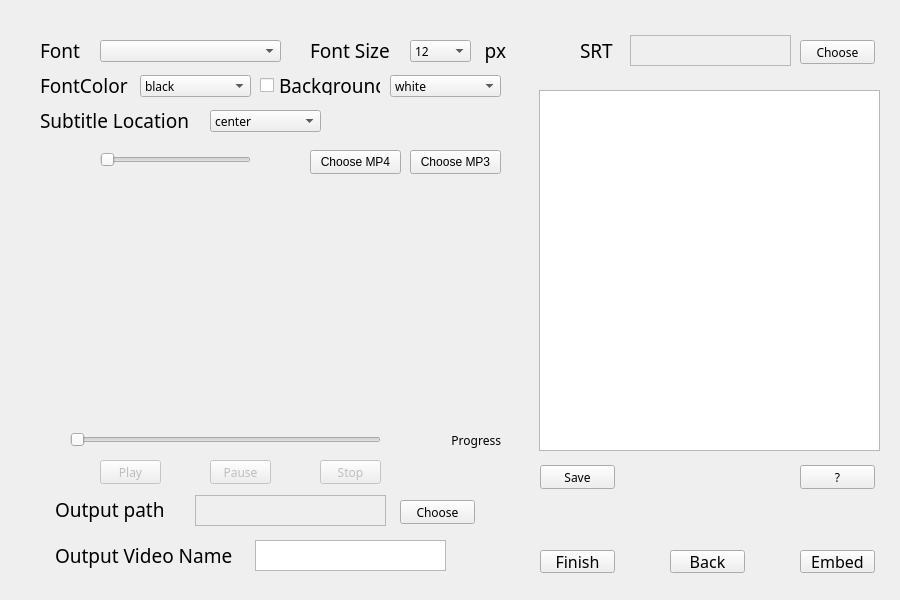
<?xml version="1.0" encoding="UTF-8"?>
<ui version="4.0">
 <class>SRT_edit_form</class>
 <widget class="QMainWindow" name="SRT_edit_form">
  <property name="enabled">
   <bool>true</bool>
  </property>
  <property name="geometry">
   <rect>
    <x>0</x>
    <y>0</y>
    <width>900</width>
    <height>600</height>
   </rect>
  </property>
  <property name="windowTitle">
   <string>MainWindow</string>
  </property>
  <widget class="QWidget" name="centralwidget">
   <widget class="QTextEdit" name="OutName_text">
    <property name="geometry">
     <rect>
      <x>255</x>
      <y>540</y>
      <width>191</width>
      <height>31</height>
     </rect>
    </property>
    <property name="font">
     <font>
      <family>MV Boli</family>
     </font>
    </property>
   </widget>
   <widget class="QLabel" name="Output_Video_Name">
    <property name="geometry">
     <rect>
      <x>55</x>
      <y>540</y>
      <width>191</width>
      <height>31</height>
     </rect>
    </property>
    <property name="font">
     <font>
      <family>MV Boli</family>
      <pointsize>14</pointsize>
     </font>
    </property>
    <property name="text">
     <string>Output Video Name</string>
    </property>
    <property name="textFormat">
     <enum>Qt::PlainText</enum>
    </property>
   </widget>
   <widget class="QPushButton" name="Return_btn">
    <property name="geometry">
     <rect>
      <x>670</x>
      <y>550</y>
      <width>75</width>
      <height>23</height>
     </rect>
    </property>
    <property name="font">
     <font>
      <family>MV Boli</family>
      <pointsize>12</pointsize>
     </font>
    </property>
    <property name="text">
     <string>Back</string>
    </property>
   </widget>
   <widget class="QPushButton" name="Finish_btn">
    <property name="geometry">
     <rect>
      <x>540</x>
      <y>550</y>
      <width>75</width>
      <height>23</height>
     </rect>
    </property>
    <property name="font">
     <font>
      <family>MV Boli</family>
      <pointsize>12</pointsize>
     </font>
    </property>
    <property name="text">
     <string>Finish</string>
    </property>
    <property name="shortcut">
     <string>Esc</string>
    </property>
   </widget>
   <widget class="QLabel" name="Output_path">
    <property name="geometry">
     <rect>
      <x>55</x>
      <y>494</y>
      <width>121</width>
      <height>31</height>
     </rect>
    </property>
    <property name="font">
     <font>
      <family>MV Boli</family>
      <pointsize>14</pointsize>
     </font>
    </property>
    <property name="text">
     <string>Output path</string>
    </property>
    <property name="textFormat">
     <enum>Qt::PlainText</enum>
    </property>
   </widget>
   <widget class="QTextEdit" name="SrtName_text">
    <property name="enabled">
     <bool>false</bool>
    </property>
    <property name="geometry">
     <rect>
      <x>630</x>
      <y>35</y>
      <width>161</width>
      <height>31</height>
     </rect>
    </property>
    <property name="font">
     <font>
      <family>MV Boli</family>
     </font>
    </property>
   </widget>
   <widget class="QPushButton" name="Embed_btn">
    <property name="geometry">
     <rect>
      <x>800</x>
      <y>550</y>
      <width>75</width>
      <height>23</height>
     </rect>
    </property>
    <property name="font">
     <font>
      <family>MV Boli</family>
      <pointsize>12</pointsize>
     </font>
    </property>
    <property name="text">
     <string>Embed</string>
    </property>
   </widget>
   <widget class="QLabel" name="SRT">
    <property name="geometry">
     <rect>
      <x>580</x>
      <y>35</y>
      <width>41</width>
      <height>31</height>
     </rect>
    </property>
    <property name="font">
     <font>
      <family>MV Boli</family>
      <pointsize>14</pointsize>
     </font>
    </property>
    <property name="text">
     <string>SRT</string>
    </property>
    <property name="textFormat">
     <enum>Qt::PlainText</enum>
    </property>
   </widget>
   <widget class="QTextEdit" name="Path_text">
    <property name="enabled">
     <bool>false</bool>
    </property>
    <property name="geometry">
     <rect>
      <x>195</x>
      <y>495</y>
      <width>191</width>
      <height>31</height>
     </rect>
    </property>
    <property name="font">
     <font>
      <family>MV Boli</family>
     </font>
    </property>
   </widget>
   <widget class="QPushButton" name="Folder_btn">
    <property name="geometry">
     <rect>
      <x>800</x>
      <y>40</y>
      <width>75</width>
      <height>24</height>
     </rect>
    </property>
    <property name="font">
     <font>
      <family>MV Boli</family>
     </font>
    </property>
    <property name="text">
     <string>Choose</string>
    </property>
   </widget>
   <widget class="QPushButton" name="PathFind_btn">
    <property name="geometry">
     <rect>
      <x>400</x>
      <y>500</y>
      <width>75</width>
      <height>24</height>
     </rect>
    </property>
    <property name="font">
     <font>
      <family>MV Boli</family>
     </font>
    </property>
    <property name="text">
     <string>Choose</string>
    </property>
   </widget>
   <widget class="QPlainTextEdit" name="SRT_content_plain">
    <property name="geometry">
     <rect>
      <x>539</x>
      <y>90</y>
      <width>341</width>
      <height>361</height>
     </rect>
    </property>
    <property name="font">
     <font>
      <family>MV Boli</family>
     </font>
    </property>
   </widget>
   <widget class="QPushButton" name="SaveAs_btn">
    <property name="geometry">
     <rect>
      <x>540</x>
      <y>465</y>
      <width>75</width>
      <height>24</height>
     </rect>
    </property>
    <property name="font">
     <font>
      <family>MV Boli</family>
     </font>
    </property>
    <property name="text">
     <string>Save</string>
    </property>
    <property name="shortcut">
     <string>Ctrl+S</string>
    </property>
   </widget>
   <widget class="QPushButton" name="Play_sounds_btn">
    <property name="enabled">
     <bool>false</bool>
    </property>
    <property name="geometry">
     <rect>
      <x>100</x>
      <y>460</y>
      <width>61</width>
      <height>24</height>
     </rect>
    </property>
    <property name="font">
     <font>
      <family>MV Boli</family>
     </font>
    </property>
    <property name="text">
     <string>Play</string>
    </property>
    <property name="shortcut">
     <string>Ctrl+Q</string>
    </property>
   </widget>
   <widget class="QLabel" name="Sub_location">
    <property name="geometry">
     <rect>
      <x>40</x>
      <y>105</y>
      <width>161</width>
      <height>31</height>
     </rect>
    </property>
    <property name="font">
     <font>
      <family>MV Boli</family>
      <pointsize>14</pointsize>
     </font>
    </property>
    <property name="text">
     <string>Subtitle Location</string>
    </property>
    <property name="textFormat">
     <enum>Qt::PlainText</enum>
    </property>
   </widget>
   <widget class="QLabel" name="Font">
    <property name="geometry">
     <rect>
      <x>40</x>
      <y>35</y>
      <width>41</width>
      <height>31</height>
     </rect>
    </property>
    <property name="font">
     <font>
      <family>MV Boli</family>
      <pointsize>14</pointsize>
     </font>
    </property>
    <property name="text">
     <string>Font</string>
    </property>
    <property name="textFormat">
     <enum>Qt::PlainText</enum>
    </property>
   </widget>
   <widget class="QComboBox" name="Font_combo">
    <property name="geometry">
     <rect>
      <x>100</x>
      <y>40</y>
      <width>181</width>
      <height>22</height>
     </rect>
    </property>
    <property name="font">
     <font>
      <family>MV Boli</family>
     </font>
    </property>
   </widget>
   <widget class="QComboBox" name="Location_combo">
    <property name="geometry">
     <rect>
      <x>210</x>
      <y>110</y>
      <width>111</width>
      <height>22</height>
     </rect>
    </property>
    <property name="font">
     <font>
      <family>MV Boli</family>
     </font>
    </property>
    <item>
     <property name="text">
      <string>center</string>
     </property>
    </item>
    <item>
     <property name="text">
      <string>top</string>
     </property>
    </item>
    <item>
     <property name="text">
      <string>left</string>
     </property>
    </item>
    <item>
     <property name="text">
      <string>bottom</string>
     </property>
    </item>
    <item>
     <property name="text">
      <string>right</string>
     </property>
    </item>
   </widget>
   <widget class="QLabel" name="label">
    <property name="geometry">
     <rect>
      <x>380</x>
      <y>430</y>
      <width>121</width>
      <height>20</height>
     </rect>
    </property>
    <property name="font">
     <font>
      <family>MV Boli</family>
     </font>
    </property>
    <property name="text">
     <string>Progress</string>
    </property>
    <property name="alignment">
     <set>Qt::AlignRight|Qt::AlignTrailing|Qt::AlignVCenter</set>
    </property>
   </widget>
   <widget class="QPushButton" name="Pause_btn">
    <property name="enabled">
     <bool>false</bool>
    </property>
    <property name="geometry">
     <rect>
      <x>210</x>
      <y>460</y>
      <width>61</width>
      <height>24</height>
     </rect>
    </property>
    <property name="font">
     <font>
      <family>MV Boli</family>
     </font>
    </property>
    <property name="text">
     <string>Pause</string>
    </property>
    <property name="shortcut">
     <string>Ctrl+W</string>
    </property>
   </widget>
   <widget class="QPushButton" name="Stop_btn">
    <property name="enabled">
     <bool>false</bool>
    </property>
    <property name="geometry">
     <rect>
      <x>320</x>
      <y>460</y>
      <width>61</width>
      <height>24</height>
     </rect>
    </property>
    <property name="font">
     <font>
      <family>MV Boli</family>
     </font>
    </property>
    <property name="text">
     <string>Stop</string>
    </property>
    <property name="shortcut">
     <string>Ctrl+E</string>
    </property>
   </widget>
   <widget class="QSlider" name="horizontalSlider">
    <property name="geometry">
     <rect>
      <x>70</x>
      <y>430</y>
      <width>311</width>
      <height>20</height>
     </rect>
    </property>
    <property name="font">
     <font>
      <family>MV Boli</family>
     </font>
    </property>
    <property name="orientation">
     <enum>Qt::Horizontal</enum>
    </property>
   </widget>
   <widget class="QPushButton" name="Choosemp4_btn">
    <property name="geometry">
     <rect>
      <x>310</x>
      <y>150</y>
      <width>91</width>
      <height>24</height>
     </rect>
    </property>
    <property name="text">
     <string>Choose MP4</string>
    </property>
   </widget>
   <widget class="QPushButton" name="Choosemp3_btn">
    <property name="geometry">
     <rect>
      <x>410</x>
      <y>150</y>
      <width>91</width>
      <height>24</height>
     </rect>
    </property>
    <property name="text">
     <string>Choose MP3</string>
    </property>
   </widget>
   <widget class="QLabel" name="px">
    <property name="geometry">
     <rect>
      <x>480</x>
      <y>35</y>
      <width>31</width>
      <height>31</height>
     </rect>
    </property>
    <property name="font">
     <font>
      <family>MV Boli</family>
      <pointsize>14</pointsize>
     </font>
    </property>
    <property name="text">
     <string>px </string>
    </property>
    <property name="textFormat">
     <enum>Qt::PlainText</enum>
    </property>
    <property name="alignment">
     <set>Qt::AlignRight|Qt::AlignTrailing|Qt::AlignVCenter</set>
    </property>
   </widget>
   <widget class="QLabel" name="FontSize">
    <property name="geometry">
     <rect>
      <x>310</x>
      <y>35</y>
      <width>91</width>
      <height>31</height>
     </rect>
    </property>
    <property name="font">
     <font>
      <family>MV Boli</family>
      <pointsize>14</pointsize>
     </font>
    </property>
    <property name="text">
     <string>Font Size</string>
    </property>
    <property name="textFormat">
     <enum>Qt::PlainText</enum>
    </property>
   </widget>
   <widget class="QLabel" name="FontColor">
    <property name="geometry">
     <rect>
      <x>40</x>
      <y>70</y>
      <width>91</width>
      <height>31</height>
     </rect>
    </property>
    <property name="font">
     <font>
      <family>MV Boli</family>
      <pointsize>14</pointsize>
     </font>
    </property>
    <property name="text">
     <string>FontColor</string>
    </property>
    <property name="textFormat">
     <enum>Qt::PlainText</enum>
    </property>
   </widget>
   <widget class="QComboBox" name="Color_combo">
    <property name="geometry">
     <rect>
      <x>140</x>
      <y>75</y>
      <width>111</width>
      <height>22</height>
     </rect>
    </property>
    <property name="font">
     <font>
      <family>MV Boli</family>
     </font>
    </property>
    <item>
     <property name="text">
      <string>black</string>
     </property>
    </item>
    <item>
     <property name="text">
      <string>white</string>
     </property>
    </item>
    <item>
     <property name="text">
      <string>red</string>
     </property>
    </item>
    <item>
     <property name="text">
      <string>orange</string>
     </property>
    </item>
    <item>
     <property name="text">
      <string>purple</string>
     </property>
    </item>
    <item>
     <property name="text">
      <string>pink</string>
     </property>
    </item>
    <item>
     <property name="text">
      <string>yellow</string>
     </property>
    </item>
    <item>
     <property name="text">
      <string>blue</string>
     </property>
    </item>
    <item>
     <property name="text">
      <string>green</string>
     </property>
    </item>
   </widget>
   <widget class="QComboBox" name="BG_combo">
    <property name="geometry">
     <rect>
      <x>390</x>
      <y>75</y>
      <width>111</width>
      <height>22</height>
     </rect>
    </property>
    <property name="font">
     <font>
      <family>MV Boli</family>
     </font>
    </property>
    <item>
     <property name="text">
      <string>white</string>
     </property>
    </item>
    <item>
     <property name="text">
      <string>black</string>
     </property>
    </item>
    <item>
     <property name="text">
      <string>red</string>
     </property>
    </item>
    <item>
     <property name="text">
      <string>orange</string>
     </property>
    </item>
    <item>
     <property name="text">
      <string>purple</string>
     </property>
    </item>
    <item>
     <property name="text">
      <string>pink</string>
     </property>
    </item>
    <item>
     <property name="text">
      <string>yellow</string>
     </property>
    </item>
    <item>
     <property name="text">
      <string>blue</string>
     </property>
    </item>
    <item>
     <property name="text">
      <string>green</string>
     </property>
    </item>
   </widget>
   <widget class="QComboBox" name="FontSize_combo">
    <property name="geometry">
     <rect>
      <x>410</x>
      <y>40</y>
      <width>61</width>
      <height>22</height>
     </rect>
    </property>
    <property name="font">
     <font>
      <family>MV Boli</family>
     </font>
    </property>
    <item>
     <property name="text">
      <string>12</string>
     </property>
    </item>
    <item>
     <property name="text">
      <string>15</string>
     </property>
    </item>
    <item>
     <property name="text">
      <string>18</string>
     </property>
    </item>
    <item>
     <property name="text">
      <string>20</string>
     </property>
    </item>
    <item>
     <property name="text">
      <string>22</string>
     </property>
    </item>
    <item>
     <property name="text">
      <string>25</string>
     </property>
    </item>
    <item>
     <property name="text">
      <string>28</string>
     </property>
    </item>
    <item>
     <property name="text">
      <string>30</string>
     </property>
    </item>
    <item>
     <property name="text">
      <string>32</string>
     </property>
    </item>
    <item>
     <property name="text">
      <string>35</string>
     </property>
    </item>
    <item>
     <property name="text">
      <string>38</string>
     </property>
    </item>
    <item>
     <property name="text">
      <string>40</string>
     </property>
    </item>
    <item>
     <property name="text">
      <string>42</string>
     </property>
    </item>
    <item>
     <property name="text">
      <string>45</string>
     </property>
    </item>
    <item>
     <property name="text">
      <string>48</string>
     </property>
    </item>
    <item>
     <property name="text">
      <string>50</string>
     </property>
    </item>
    <item>
     <property name="text">
      <string>52</string>
     </property>
    </item>
    <item>
     <property name="text">
      <string>55</string>
     </property>
    </item>
    <item>
     <property name="text">
      <string>58</string>
     </property>
    </item>
    <item>
     <property name="text">
      <string>60</string>
     </property>
    </item>
    <item>
     <property name="text">
      <string>62</string>
     </property>
    </item>
    <item>
     <property name="text">
      <string>65</string>
     </property>
    </item>
    <item>
     <property name="text">
      <string>68</string>
     </property>
    </item>
    <item>
     <property name="text">
      <string>70</string>
     </property>
    </item>
    <item>
     <property name="text">
      <string>72</string>
     </property>
    </item>
    <item>
     <property name="text">
      <string>75</string>
     </property>
    </item>
    <item>
     <property name="text">
      <string>78</string>
     </property>
    </item>
    <item>
     <property name="text">
      <string>80</string>
     </property>
    </item>
    <item>
     <property name="text">
      <string>72</string>
     </property>
    </item>
    <item>
     <property name="text">
      <string>75</string>
     </property>
    </item>
    <item>
     <property name="text">
      <string>78</string>
     </property>
    </item>
    <item>
     <property name="text">
      <string>80</string>
     </property>
    </item>
    <item>
     <property name="text">
      <string>82</string>
     </property>
    </item>
    <item>
     <property name="text">
      <string>85</string>
     </property>
    </item>
    <item>
     <property name="text">
      <string>88</string>
     </property>
    </item>
    <item>
     <property name="text">
      <string>90</string>
     </property>
    </item>
    <item>
     <property name="text">
      <string>92</string>
     </property>
    </item>
    <item>
     <property name="text">
      <string>95</string>
     </property>
    </item>
    <item>
     <property name="text">
      <string>98</string>
     </property>
    </item>
    <item>
     <property name="text">
      <string>100</string>
     </property>
    </item>
   </widget>
   <widget class="QCheckBox" name="Background_check">
    <property name="geometry">
     <rect>
      <x>260</x>
      <y>75</y>
      <width>121</width>
      <height>20</height>
     </rect>
    </property>
    <property name="font">
     <font>
      <family>MV Boli</family>
      <pointsize>14</pointsize>
     </font>
    </property>
    <property name="text">
     <string>Background</string>
    </property>
   </widget>
   <widget class="QPushButton" name="info">
    <property name="geometry">
     <rect>
      <x>800</x>
      <y>465</y>
      <width>75</width>
      <height>24</height>
     </rect>
    </property>
    <property name="font">
     <font>
      <family>MV Boli</family>
     </font>
    </property>
    <property name="text">
     <string>?</string>
    </property>
   </widget>
   <widget class="QSlider" name="volume_slider">
    <property name="geometry">
     <rect>
      <x>100</x>
      <y>150</y>
      <width>151</width>
      <height>20</height>
     </rect>
    </property>
    <property name="font">
     <font>
      <family>MV Boli</family>
     </font>
    </property>
    <property name="orientation">
     <enum>Qt::Horizontal</enum>
    </property>
   </widget>
   <zorder>SrtName_text</zorder>
   <zorder>OutName_text</zorder>
   <zorder>Output_Video_Name</zorder>
   <zorder>Return_btn</zorder>
   <zorder>Finish_btn</zorder>
   <zorder>Output_path</zorder>
   <zorder>Embed_btn</zorder>
   <zorder>SRT</zorder>
   <zorder>Path_text</zorder>
   <zorder>Folder_btn</zorder>
   <zorder>PathFind_btn</zorder>
   <zorder>SRT_content_plain</zorder>
   <zorder>SaveAs_btn</zorder>
   <zorder>Play_sounds_btn</zorder>
   <zorder>Sub_location</zorder>
   <zorder>Font</zorder>
   <zorder>Font_combo</zorder>
   <zorder>Location_combo</zorder>
   <zorder>label</zorder>
   <zorder>Pause_btn</zorder>
   <zorder>Stop_btn</zorder>
   <zorder>horizontalSlider</zorder>
   <zorder>Choosemp4_btn</zorder>
   <zorder>Choosemp3_btn</zorder>
   <zorder>px</zorder>
   <zorder>FontSize</zorder>
   <zorder>FontColor</zorder>
   <zorder>Color_combo</zorder>
   <zorder>BG_combo</zorder>
   <zorder>FontSize_combo</zorder>
   <zorder>Background_check</zorder>
   <zorder>info</zorder>
   <zorder>volume_slider</zorder>
  </widget>
 </widget>
 <resources/>
 <connections/>
</ui>
